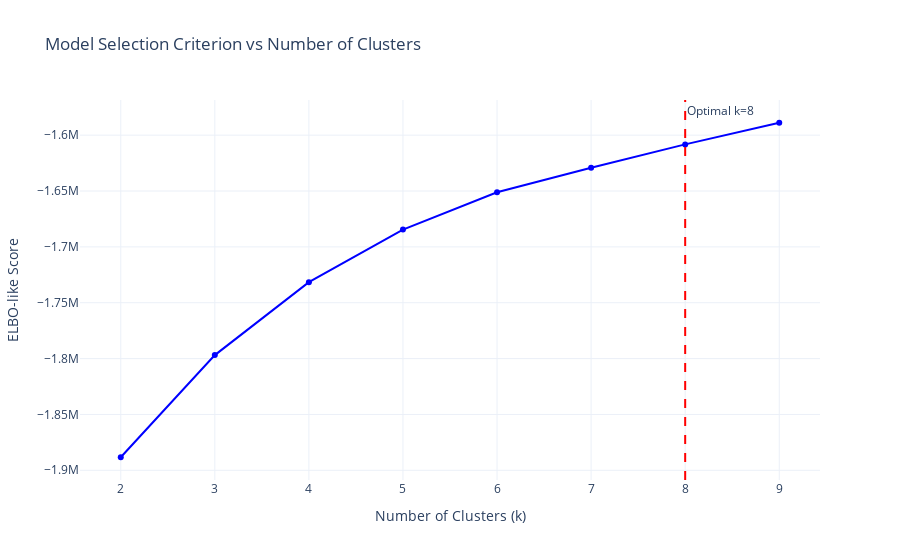

This figure's notebook cell:
### Markdown cell above
## <strong> 3 | Classification </strong>

Having now the reduced set of important features now a unsupervised classification is performed. Two methods have been used: 

1. K Means 
2. Gaussian Mixture

Both of these methods have been set to find the optimal number of clusters by evaluating the gradient of the number of changed panoids. Once the the gradient plateaus it is assummed the optimal number of clusters has been found. This has been caped to a maximum number of 5 clusters to facilitate the Town wise classification. The following only shows the KMeans classification

### Code cell
km = sm.KM()
k_range = range(2, 10) 
optimal_k = km.find_optimal_k(data, k_range)
km.plot_elbo_scores(k_range)

km.fit(data, 6)
cluster_labels = km.get_cluster_assignments(data)

### Figure 1 — Plotly figure (JSON) as saved in the notebook; plotly's stock layout.template omitted (floating-point values rounded to 4 significant figures)
{"data": [{"marker": {"color": "blue"}, "mode": "lines+markers", "name": "ELBO Score", "type": "scatter", "x": [2, 3, 4, 5, 6, 7, 8, 9], "y": [-1888000.0, -1797000.0, -1732000.0, -1684000.0, -1651000.0, -1629000.0, -1608000.0, -1589000.0]}], "layout": {"annotations": [{"showarrow": false, "text": "Optimal k=8", "x": 8, "xanchor": "left", "xref": "x", "y": 1, "yanchor": "top", "yref": "y domain"}], "shapes": [{"line": {"color": "red", "dash": "dash"}, "type": "line", "x0": 8, "x1": 8, "xref": "x", "y0": 0, "y1": 1, "yref": "y domain"}], "title": {"text": "Model Selection Criterion vs Number of Clusters"}, "xaxis": {"title": {"text": "Number of Clusters (k)"}}, "yaxis": {"title": {"text": "ELBO-like Score"}}}}
